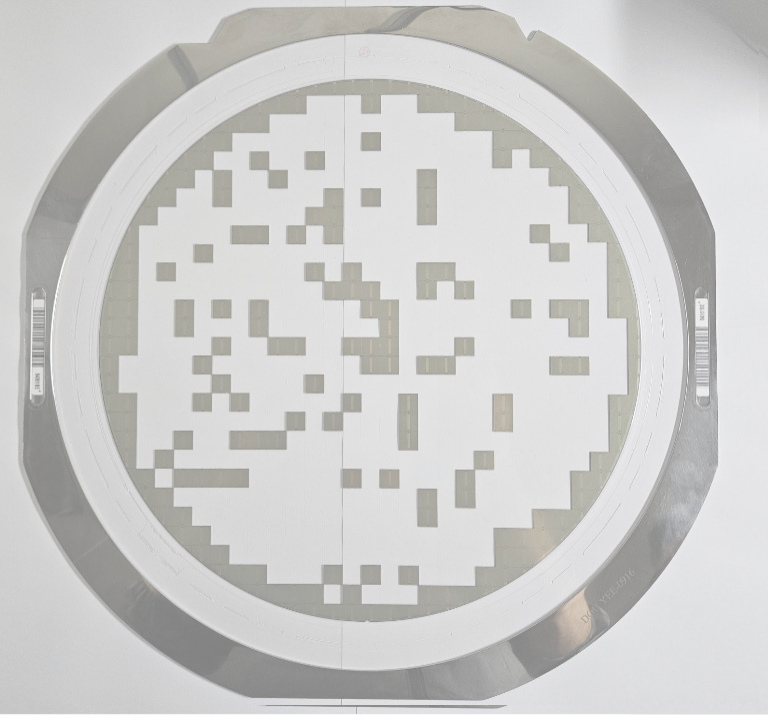
#> input picture wafer_map_tools/wafer_image.png, 768 x 721 px
$ python wafer_grid_live_tuner.py --image wafer_image.png --rows 5 --cols 5 --pitch_x_mm 1.0 --pitch_y_mm 1.0
#> lines starting #> are read from the running program, lines starting #| are printed output that depends on the picture; after the words box and inside, x2 and y2 are one past the last pixel; in counts of white or black regions, pixels touching at a corner belong together
#> in main, base is the input picture: shape (721, 768, 3); mean B, G, R 202.9, 203.9, 204.2
#!/usr/bin/env python3
"""
Wafer grid live tuner (OpenCV)

Features
- Loads a wafer image
- Detects ring inner circle (Hough) -> px_per_mm
- Derives wafer circle from ring (300/350)
- Live classification tuning with sliders:
    roi_half_px, std_thr, edge_thr, mean_thr_no_die, inside_margin_mm, min_neighbors, show_labels
- Live geometry tuning with keyboard (panel on right):
    pitch_x_mm, pitch_y_mm, x_offset_mm, y_offset_mm
- Press:
    1/2/3/4 : select geometry parameter
    Arrow Up/Down : +/- 0.01 mm
    Arrow Left/Right : +/- 0.10 mm
    SHIFT (optional): use hotkeys Z/X for step size (fine/coarse)
    R : RUN export (grid txt + waypoints csv/yaml + debug overlay PNG + params txt)
    S : Save overlay PNG only
    P : Print current parameters
    Q / ESC : quit

Install:
  pip install opencv-python numpy pyyaml   (pyyaml optional)

Example:
  python3 wafer_grid_live_tuner.py --image /mnt/data/wafer_image.png \
    --rows 27 --cols 27 --pitch_x_mm 10.040 --pitch_y_mm 10.040 \
    --x_offset_mm 5 --y_offset_mm 6
"""

import argparse
import csv
import math
import os
from dataclasses import dataclass
from typing import List, Tuple
import yaml

import cv2
import numpy as np

try:
    import yaml
except Exception:
    yaml = None


# ============================================================
# Hard-coded waypoint YAML header (standard format)
# ============================================================

WAYPOINT_HEADER = {
    "routes": {
        "scan_from_grid": {
            "tol_mm": 0.05,
            "timeout_s": 2.0,
            "pause_s": 0.0,
            # "points" will be inserted dynamically
        }
    }
}


# ---------------------------- Data types ----------------------------

@dataclass
class Circle:
    cx: float
    cy: float
    r: float


@dataclass
class GridGeom:
    rows: int
    cols: int
    pitch_x_px: float
    pitch_y_px: float
    grid_cx_px: float
    grid_cy_px: float

    @property
    def origin_x_px(self) -> float:
        return self.grid_cx_px - (self.cols - 1) * self.pitch_x_px / 2.0

    @property
    def origin_y_px(self) -> float:
        return self.grid_cy_px - (self.rows - 1) * self.pitch_y_px / 2.0


# ---------------------------- Helpers ----------------------------

# [4 lines left out: function ensure_dir, not called in this run]


def clamp_roi(img: np.ndarray, x0: int, y0: int, x1: int, y1: int) -> np.ndarray:
    h, w = img.shape[:2]
    x0 = max(0, min(w, x0))
    x1 = max(0, min(w, x1))
    y0 = max(0, min(h, y0))
    y1 = max(0, min(h, y1))
    if x1 <= x0 or y1 <= y0:
        return img[0:0, 0:0]
    return img[y0:y1, x0:x1]


def die_center_px(geom: GridGeom, r: int, c: int) -> Tuple[float, float]:
    x = geom.origin_x_px + c * geom.pitch_x_px
    y = geom.origin_y_px + r * geom.pitch_y_px
    return x, y


def outer_band_mask(h: int, w: int, band_ratio: float) -> np.ndarray:
    band = int(min(h, w) * band_ratio)
    m = np.zeros((h, w), dtype=np.uint8)
    m[:band, :] = 255
    m[-band:, :] = 255
    m[:, :band] = 255
    m[:, -band:] = 255
    return m


def detect_ring_inner_circle_hough(gray: np.ndarray,
                                  band_ratio: float = 0.22,
                                  dp: float = 1.2,
                                  param1: int = 140,
                                  param2: int = 28,
                                  r_min_frac: float = 0.42,
                                  r_max_frac: float = 0.55,
                                  center_tol_frac: float = 0.08) -> Circle:
    """
    Robust ring detection: HoughCircles on outer band with constraints.
    """
#> called with band_ratio = 0.22, dp = 1.2, param1 = 140, param2 = 28, r_min_frac = 0.42, r_max_frac = 0.55, center_tol_frac = 0.08
    g = gray
    h, w = g.shape[:2]
    cx0, cy0 = w / 2.0, h / 2.0

    mask = outer_band_mask(h, w, band_ratio)
    roi = cv2.bitwise_and(g, g, mask=mask)
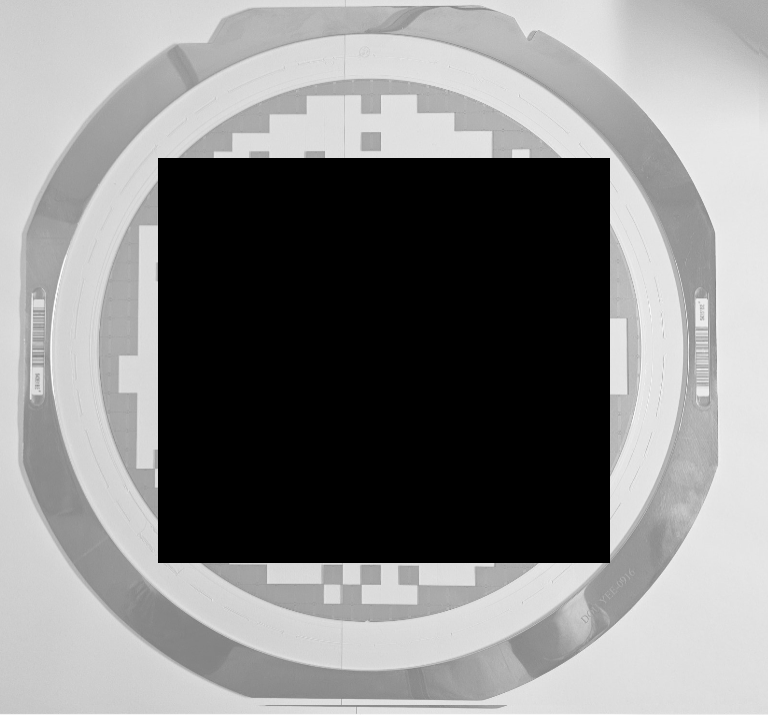
#> roi: shape (721, 768); min 0, max 255, mean 134
    blur = cv2.GaussianBlur(roi, (9, 9), 1.5)

    minR = int(min(h, w) * r_min_frac)
    maxR = int(min(h, w) * r_max_frac)

    circles = cv2.HoughCircles(
        blur, cv2.HOUGH_GRADIENT,
        dp=dp,
        minDist=min(h, w) * 0.35,
        param1=param1,
        param2=param2,
        minRadius=minR,
        maxRadius=maxR
    )
#> circles = [[366.6, 352.2, 316]]
    if circles is None:
        raise RuntimeError("Ring detection failed. Try lowering ring_param2 (e.g. 22) or adjust radius fractions.")

    cand = np.squeeze(circles).astype(np.float32)
#> cand = [366.6, 352.2, 316]
    if cand.ndim == 1:
        cand = cand[None, :]
#> cand = [[366.6, 352.2, 316]]

    tol = min(h, w) * center_tol_frac
    good = []
    for (cx, cy, r) in cand:
        if abs(cx - cx0) <= tol and abs(cy - cy0) <= tol:
            good.append((float(cx), float(cy), float(r)))
#> this loop made 1 pass
#> after the loop, good = [(366.6, 352.2, 316)]
    if not good:
        good = [(float(cx), float(cy), float(r)) for (cx, cy, r) in cand]

    def score(c):
#> called with c = (366.6, 352.2, 316)
        cx, cy, r = c
        dc = math.hypot(cx - cx0, cy - cy0)
        return (r * 2.0) - dc

    cx, cy, r = max(good, key=score)
#> cx = 366.6; cy = 352.2; r = 316
    return Circle(cx=cx, cy=cy, r=r)


# ---------------------------- Classification ----------------------------

def classify_die(gray: np.ndarray,
                 x: float, y: float,
                 roi_half: int,
                 std_thr: float,
                 edge_thr: float,
                 mean_thr_no_die: float) -> int:
    """
    Returns:
      1 = remnant die (waypoint)
      4 = no-die (ignore)

    Tuned for your use case: low std_thr + low edge_thr can catch weak dies.
    mean_thr_no_die is used as a "bright+flat => no-die" rule; you can set it low to mostly disable.
    """
    xi, yi = int(round(x)), int(round(y))
    roi = clamp_roi(gray, xi - roi_half, yi - roi_half, xi + roi_half, yi + roi_half)
    if roi.size == 0:
        return 4

    mean_val = float(np.mean(roi))
    std_val = float(np.std(roi))

    blur = cv2.GaussianBlur(roi, (5, 5), 0)
    edges = cv2.Canny(blur, 40, 120)
    edge_density = float(np.mean(edges > 0))

    # Bright + flat => no-die
    if mean_val > mean_thr_no_die and std_val < std_thr:
        return 4

    # Textured or edged => die
    if std_val >= std_thr or edge_density >= edge_thr:
        return 1

    return 4


def build_grid(gray: np.ndarray,
               wafer: Circle,
               geom: GridGeom,
               inside_margin_px: float,
               roi_half: int,
               std_thr: float,
               edge_thr: float,
               mean_thr_no_die: float) -> np.ndarray:
    grid = np.zeros((geom.rows, geom.cols), dtype=np.int32)

    die_half_diag = 0.5 * math.sqrt((geom.pitch_x_px / 2) ** 2 + (geom.pitch_y_px / 2) ** 2)

    for r in range(geom.rows):
        for c in range(geom.cols):
            x, y = die_center_px(geom, r, c)
            dist = math.hypot(x - wafer.cx, y - wafer.cy)

            if dist > (wafer.r - inside_margin_px - die_half_diag):
                grid[r, c] = 0
                continue

            grid[r, c] = classify_die(
                gray, x, y,
                roi_half=roi_half,
                std_thr=std_thr,
                edge_thr=edge_thr,
                mean_thr_no_die=mean_thr_no_die
            )
    return grid


def remove_isolated_dies(grid: np.ndarray, min_neighbors: int = 0) -> np.ndarray:
    """
    Optional cleanup: drop isolated green singletons.
    If min_neighbors <= 0: no change.
    """
    if min_neighbors <= 0:
        return grid
    out = grid.copy()
    H, W = grid.shape
    for r in range(H):
        for c in range(W):
            if out[r, c] != 1:
                continue
            neighbors = 0
            for dr in (-1, 0, 1):
                for dc in (-1, 0, 1):
                    if dr == 0 and dc == 0:
                        continue
                    rr, cc = r + dr, c + dc
                    if 0 <= rr < H and 0 <= cc < W and out[rr, cc] == 1:
                        neighbors += 1
            if neighbors < min_neighbors:
                out[r, c] = 4
    return out


# ---------------------------- Outputs ----------------------------

# [80 lines left out: functions save_grid_text, grid_to_waypoints, save_waypoints_csv, save_waypoints_yaml, save_params_txt, not called in this run]


# ---------------------------- Drawing ----------------------------

def draw_grid_lines(img: np.ndarray, geom: GridGeom, thickness: int = 1) -> None:
    h, w = img.shape[:2]
    # vertical
    k_min = int(math.floor((0 - geom.grid_cx_px) / geom.pitch_x_px)) - 2
    k_max = int(math.ceil((w - geom.grid_cx_px) / geom.pitch_x_px)) + 2
    for k in range(k_min, k_max + 1):
        x = int(round(geom.grid_cx_px + k * geom.pitch_x_px))
        if 0 <= x < w:
            cv2.line(img, (x, 0), (x, h - 1), (0, 0, 0), thickness, cv2.LINE_AA)
    # horizontal
    k_min = int(math.floor((0 - geom.grid_cy_px) / geom.pitch_y_px)) - 2
    k_max = int(math.ceil((h - geom.grid_cy_px) / geom.pitch_y_px)) + 2
    for k in range(k_min, k_max + 1):
        y = int(round(geom.grid_cy_px + k * geom.pitch_y_px))
        if 0 <= y < h:
            cv2.line(img, (0, y), (w - 1, y), (0, 0, 0), thickness, cv2.LINE_AA)


def make_overlay(base_bgr: np.ndarray,
                 ring: Circle,
                 wafer: Circle,
                 geom: GridGeom,
                 grid: np.ndarray,
                 px_per_mm: float,
                 show_labels: bool) -> np.ndarray:
    img = base_bgr.copy()

    # ring inner (purple) + wafer (yellow)
    cv2.circle(img, (int(ring.cx), int(ring.cy)), int(ring.r), (255, 0, 255), 2)
    cv2.circle(img, (int(wafer.cx), int(wafer.cy)), int(wafer.r), (0, 255, 255), 2)
    # grid center (blue)
    cv2.circle(img, (int(geom.grid_cx_px), int(geom.grid_cy_px)), 4, (255, 0, 0), -1)

    draw_grid_lines(img, geom, thickness=1)

    overlay = img.copy()
    alpha = 0.35
    box = int(max(6, round(min(geom.pitch_x_px, geom.pitch_y_px) * 0.45)))

    for r in range(grid.shape[0]):
        for c in range(grid.shape[1]):
            v = int(grid[r, c])
            x, y = die_center_px(geom, r, c)
            xi, yi = int(round(x)), int(round(y))

            if v == 0:
                color = (200, 200, 200)
            elif v == 1:
                color = (0, 255, 0)      # waypoint die
            else:
                color = (0, 0, 255)      # no-die

            x0, y0 = max(0, xi - box), max(0, yi - box)
            x1, y1 = min(img.shape[1] - 1, xi + box), min(img.shape[0] - 1, yi + box)
            cv2.rectangle(overlay, (x0, y0), (x1, y1), color, thickness=-1)

            if show_labels and v != 0:
                cv2.putText(overlay, f"{r},{c}", (xi - box, yi),
                            cv2.FONT_HERSHEY_SIMPLEX, 0.35, (0, 0, 0), 1, cv2.LINE_AA)

    out = cv2.addWeighted(overlay, alpha, img, 1 - alpha, 0)

    info = [
        f"px_per_mm={px_per_mm:.4f}",
        "Keys: 1-4 select | arrows adjust | R export | S save | Q quit",
    ]
    for i, line in enumerate(info):
        cv2.putText(out, line, (10, 25 + 22*i), cv2.FONT_HERSHEY_SIMPLEX,
                    0.6, (0, 0, 0), 3, cv2.LINE_AA)
        cv2.putText(out, line, (10, 25 + 22*i), cv2.FONT_HERSHEY_SIMPLEX,
                    0.6, (255, 255, 255), 1, cv2.LINE_AA)

    return out


def draw_right_panel(canvas: np.ndarray,
                     panel_x: int,
                     selected_param: int,
                     pitch_x_mm: float,
                     pitch_y_mm: float,
                     x_offset_mm: float,
                     y_offset_mm: float,
                     step_fine: float,
                     step_coarse: float) -> None:
    """
    Draw a parameter panel on the right side (inside the expanded canvas).
    """
    h, w = canvas.shape[:2]
    x0 = panel_x + 20
    y0 = 40

    # translucent background
    panel = canvas.copy()
    cv2.rectangle(panel, (panel_x, 0), (w - 1, h - 1), (0, 0, 0), -1)
    canvas[:] = cv2.addWeighted(panel, 0.25, canvas, 0.75, 0)

    def line(i, label, value, sel_idx):
        y = y0 + i * 34
        color = (0, 255, 255) if sel_idx == selected_param else (255, 255, 255)
        cv2.putText(canvas, f"{label}: {value:.3f}", (x0, y),
                    cv2.FONT_HERSHEY_SIMPLEX, 0.75, color, 2, cv2.LINE_AA)

    cv2.putText(canvas, "Live Geometry", (x0, y0 - 18),
                cv2.FONT_HERSHEY_SIMPLEX, 0.85, (255, 255, 255), 2, cv2.LINE_AA)

    line(0, "1 pitch_x_mm", pitch_x_mm, 1)
    line(1, "2 pitch_y_mm", pitch_y_mm, 2)
    line(2, "3 x_offset_mm", x_offset_mm, 3)
    line(3, "4 y_offset_mm", y_offset_mm, 4)

    cv2.putText(canvas, f"Arrows: Up/Down +/-{step_fine:.2f}  Left/Right +/-{step_coarse:.2f}",
                (x0, y0 + 4 * 34 + 10),
                cv2.FONT_HERSHEY_SIMPLEX, 0.55, (220, 220, 220), 1, cv2.LINE_AA)
    cv2.putText(canvas, "Z: fine=0.001  X: fine=0.01  C: fine=0.05",
                (x0, y0 + 4 * 34 + 36),
                cv2.FONT_HERSHEY_SIMPLEX, 0.55, (220, 220, 220), 1, cv2.LINE_AA)
    cv2.putText(canvas, "Tip: select param with 1-4",
                (x0, y0 + 4 * 34 + 62),
                cv2.FONT_HERSHEY_SIMPLEX, 0.55, (220, 220, 220), 1, cv2.LINE_AA)


# ---------------------------- Trackbar utilities ----------------------------

def tb_get(window: str, name: str) -> int:
    return cv2.getTrackbarPos(name, window)

# ---------------------------- creates a standalone panel image ----------------------------

def make_param_panel_img(selected_param, pitch_x_mm, pitch_y_mm, x_offset_mm, y_offset_mm,
                         step_fine, step_coarse, roi_half, std_thr, edge_thr, mean_thr_no_die,
                         inside_margin_mm, min_neighbors, show_labels):
    W, H = 520, 360
    img = np.zeros((H, W, 3), dtype=np.uint8)

    # Title
    cv2.putText(img, "Live Geometry", (20, 40), cv2.FONT_HERSHEY_SIMPLEX, 1.0,
                (255, 255, 255), 2, cv2.LINE_AA)

    items = [
        (1, "pitch_x_mm", pitch_x_mm),
        (2, "pitch_y_mm", pitch_y_mm),
        (3, "x_offset_mm", x_offset_mm),
        (4, "y_offset_mm", y_offset_mm),
    ]
    y = 80
    for idx, name, val in items:
        color = (0, 255, 255) if idx == selected_param else (255, 255, 255)
        cv2.putText(img, f"{idx} {name}: {val:.3f}", (20, y),
                    cv2.FONT_HERSHEY_SIMPLEX, 0.9, color, 2, cv2.LINE_AA)
        y += 38

    cv2.putText(img, f"Arrows: Up/Down +/-{step_fine:.3f}  Left/Right +/-{step_coarse:.2f}",
                (20, y + 10), cv2.FONT_HERSHEY_SIMPLEX, 0.6, (200, 200, 200), 1, cv2.LINE_AA)
    cv2.putText(img, "Z: fine=0.001  X: fine=0.01  C: fine=0.05",
                (20, y + 38), cv2.FONT_HERSHEY_SIMPLEX, 0.6, (200, 200, 200), 1, cv2.LINE_AA)

    # Add classification values too (optional but useful)
    y2 = y + 90
    cv2.putText(img, "Classification", (20, y2), cv2.FONT_HERSHEY_SIMPLEX, 0.9,
                (255, 255, 255), 2, cv2.LINE_AA)
    y2 += 35
    lines = [
        f"roi_half_px: {roi_half}",
        f"std_thr: {std_thr:.2f}",
        f"edge_thr: {edge_thr:.3f}",
        f"mean_thr_no_die: {mean_thr_no_die:.1f}",
        f"inside_margin_mm: {inside_margin_mm:.2f}",
        f"min_neighbors: {min_neighbors}",
        f"show_labels: {show_labels}",
    ]
    for ln in lines:
        cv2.putText(img, ln, (20, y2), cv2.FONT_HERSHEY_SIMPLEX, 0.65,
                    (220, 220, 220), 1, cv2.LINE_AA)
        y2 += 26

    return img


# ---------------------------- Key handling ----------------------------

# [20 lines left out: function is_arrow_key, not called in this run]


# ---------------------------- Main ----------------------------

def main():
    ap = argparse.ArgumentParser()
    ap.add_argument("--image", required=True)

    ap.add_argument("--rows", type=int, required=True)
    ap.add_argument("--cols", type=int, required=True)

    ap.add_argument("--pitch_x_mm", type=float, required=True)
    ap.add_argument("--pitch_y_mm", type=float, required=True)

    ap.add_argument("--x_offset_mm", type=float, default=0.0)
    ap.add_argument("--y_offset_mm", type=float, default=0.0)

    ap.add_argument("--ring_inner_d_mm", type=float, default=350.0)
    ap.add_argument("--wafer_d_mm", type=float, default=300.0)

    # outputs (used on RUN)
    ap.add_argument("--out_dir", default="out_live")
    ap.add_argument("--base_name", default="wafer")

    ap.add_argument("--home_x_mm", type=float, default=0.0)
    ap.add_argument("--home_y_mm", type=float, default=0.0)
    ap.add_argument("--y_up", action="store_true")

    args = ap.parse_args()

    base = cv2.imread(args.image, cv2.IMREAD_COLOR)
    if base is None:
        raise FileNotFoundError(args.image)
    gray = cv2.cvtColor(base, cv2.COLOR_BGR2GRAY)

    # Detect ring once
    ring = detect_ring_inner_circle_hough(gray)
    px_per_mm = ring.r / (args.ring_inner_d_mm / 2.0)
#> px_per_mm = 1.81

    # Derive wafer from ring
    wafer_scale = args.wafer_d_mm / args.ring_inner_d_mm
    wafer = Circle(cx=ring.cx, cy=ring.cy, r=ring.r * wafer_scale)

    # ---- Live geometry variables (keyboard controlled) ----
    pitch_x_mm = float(args.pitch_x_mm)
    pitch_y_mm = float(args.pitch_y_mm)
    x_offset_mm = float(args.x_offset_mm)
    y_offset_mm = float(args.y_offset_mm)

    selected_param = 3  # default select x_offset (often tuned most)
    step_fine = 0.01
    step_coarse = 0.10

    # Window
    win = "Wafer Live Tuner"
    cv2.namedWindow(win, cv2.WINDOW_NORMAL)

    panel_win = "Live Params"
    cv2.namedWindow(panel_win, cv2.WINDOW_NORMAL)
    cv2.resizeWindow(panel_win, 520, 360)   # bigger panel window

    # Trackbars (classification)
    cv2.createTrackbar("roi_half_px", win, 30, 80, lambda x: None)
    cv2.createTrackbar("std_thr_x10", win, 60, 500, lambda x: None)          # 6.0 default
    cv2.createTrackbar("edge_thr_x1000", win, 30, 200, lambda x: None)       # 0.03 default
    cv2.createTrackbar("mean_thr_no_die", win, 100, 255, lambda x: None)
    cv2.createTrackbar("inside_margin_x10", win, 0, 100, lambda x: None)     # 0.0 mm
    cv2.createTrackbar("min_neighbors", win, 0, 6, lambda x: None)
    cv2.createTrackbar("show_labels", win, 0, 1, lambda x: None)

    last_params = None
    last_canvas = None
    last_grid = None

    panel_w = 420

    while True:
        # ----- read sliders -----
        roi_half = max(5, tb_get(win, "roi_half_px"))
        std_thr = tb_get(win, "std_thr_x10") / 10.0
        edge_thr = tb_get(win, "edge_thr_x1000") / 1000.0
        mean_thr_no_die = tb_get(win, "mean_thr_no_die")
        inside_margin_mm = tb_get(win, "inside_margin_x10") / 10.0
        min_neighbors = tb_get(win, "min_neighbors")
        show_labels = tb_get(win, "show_labels") == 1

        # ----- recompute geometry from live mm -----
        pitch_x_px = pitch_x_mm * px_per_mm
#> pitch_x_px = 1.81
        pitch_y_px = pitch_y_mm * px_per_mm
#> pitch_y_px = 1.81
        x_offset_px = x_offset_mm * px_per_mm
#> x_offset_px = 0
        y_offset_px = y_offset_mm * px_per_mm
#> y_offset_px = 0

        geom = GridGeom(
            rows=args.rows,
            cols=args.cols,
            pitch_x_px=float(pitch_x_px),
            pitch_y_px=float(pitch_y_px),
            grid_cx_px=float(wafer.cx + x_offset_px),
            grid_cy_px=float(wafer.cy + y_offset_px),
        )

        inside_margin_px = inside_margin_mm * px_per_mm
#> inside_margin_px = 0

        params = (
            roi_half, std_thr, edge_thr, mean_thr_no_die, inside_margin_mm,
            min_neighbors, show_labels,
            # live geometry:
            round(pitch_x_mm, 4), round(pitch_y_mm, 4),
            round(x_offset_mm, 4), round(y_offset_mm, 4)
        )

        if params != last_params:
            grid = build_grid(
                gray=gray,
                wafer=wafer,
                geom=geom,
                inside_margin_px=inside_margin_px,
                roi_half=roi_half,
                std_thr=std_thr,
                edge_thr=edge_thr,
                mean_thr_no_die=mean_thr_no_die
            )
#> the loop in build_grid, `for r in range(geom.rows):` made 5 passes
#> pass 1, in classify_die, `roi = clamp_roi(gray, xi - roi_half, yi - roi_half, xi + roi_half, yi ..`:
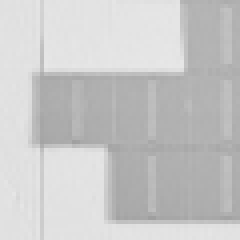
#> roi: shape (60, 60) (shown 4 times larger); min 159, max 231, mean 200.4
#> pass 1, in classify_die, `edges = cv2.Canny(blur, 40, 120)`:
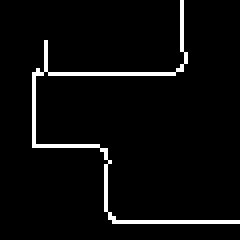
#> edges: shape (60, 60) (shown 4 times larger); 4.1% white in thin lines or dots, all inside (x1, y1, x2, y2) = (8, 0, 60, 56)
#> pass 1, in classify_die (call 2), `roi = clamp_roi(gray, xi - roi_half, yi - roi_half, xi + roi_half, yi ..`:
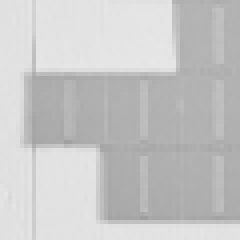
#> roi: shape (60, 60) (shown 4 times larger); min 159, max 231, mean 198.9
#> after the loop in build_grid, `for r in range(geom.rows):`: grid = [[1, 1, 1, 1, 1], [1, 1, 1, 1, 1], [1, 1, 1, 1, 1], [1, 1, 1, 1, 1], [1, 1, 1, 1, 1]]
            grid = remove_isolated_dies(grid, min_neighbors=min_neighbors)

            overlay = make_overlay(
                base_bgr=base,
                ring=ring,
                wafer=wafer,
                geom=geom,
                grid=grid,
                px_per_mm=px_per_mm,
                show_labels=show_labels
            )
#> in make_overlay, `cv2.circle(img, (int(wafer.cx), int(wafer.cy)), int(wafer.r), (0, 255,..`:
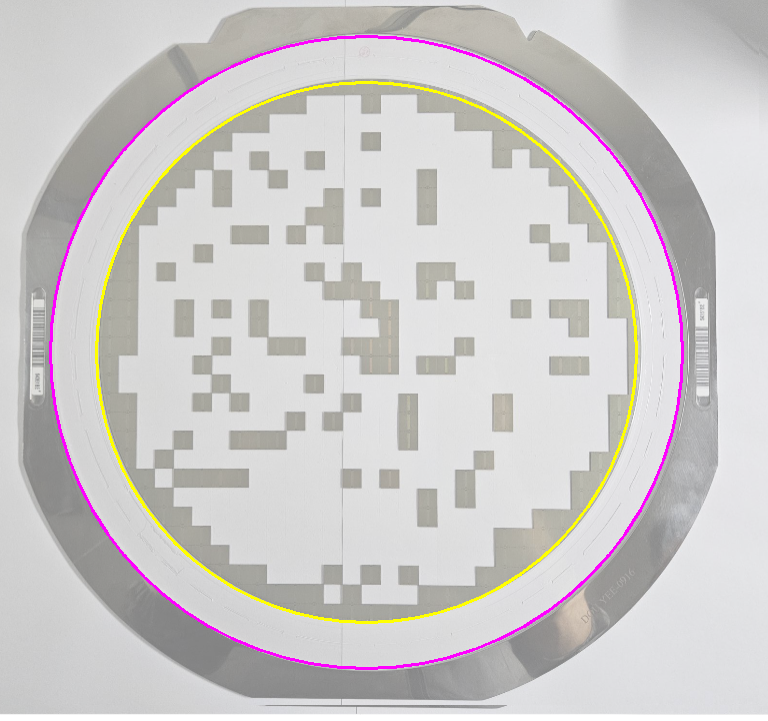
#> img: shape (721, 768, 3); mean B, G, R 201.8, 202.3, 205.3
#> (the rest of the program and of its run is left out)
